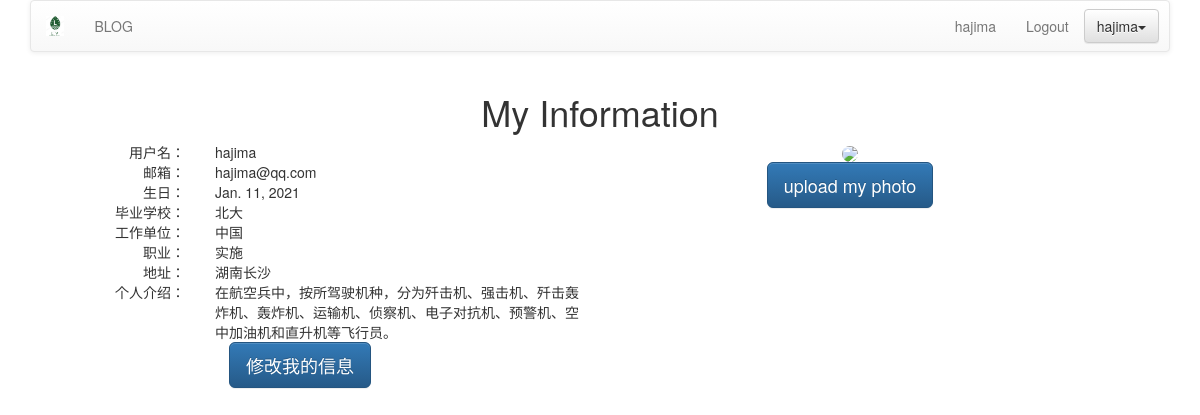
The app's page /account/my-information/ (signed in) with its own data.
### account/models.py (models this page shows, shortened)
class UserProfile(models.Model):
    user = models.OneToOneField(User, unique=True, on_delete=models.PROTECT)# 删除关联数据,引发错误ProtectedError
    birth = models.DateField(blank=True, null=True)
    phone = models.CharField(max_length=20, null=True)

class UserInfo(models.Model):
    user = models.OneToOneField(User, unique=True, on_delete=models.PROTECT)
    school = models.CharField(max_length=100, blank=True)
    company = models.CharField(max_length=100, blank=True)
    profession = models.CharField(max_length=100, blank=True)
    address = models.CharField(max_length=100, blank=True)
    aboutme = models.TextField(blank=True)
    photo = models.ImageField(blank=True)

### account/views.py (the view)
@login_required(login_url='/account/login/')
def myself(request):
    user = User.objects.get(username=request.user.username)
    userprofile = UserProfile.objects.get(user=user)
    userinfo = UserInfo.objects.get(user=user)
    return render(request, "account/myself.html", {"user": user, "userinfo": userinfo,"userprofile": userprofile})

### templates/account/myself.html (shortened to what this page needs)
{% extends "base.html" %}
{% block content %}
<div class="row text-center vertical-middle-sm">
  <h1>My Information</h1>
  <div class="row">
      <div class="col-md-6">
          <div class="row">
              <div class="col-md-4 text-right"><span>用户名：</span></div>
              <div class="col-md-8 text-left"><span>{{ user.username }}</span></div>
          </div>
          <div class="row">
              <div class="col-md-4 text-right"><span>邮箱：</span></div>
              <div class="col-md-8 text-left"><span>{{ user.email }}</span></div>
          </div>
          <div class="row">
              <div class="col-md-4 text-right"><span>生日：</span></div>
              <div class="col-md-8 text-left"><span>{{ userprofile.birth }}</span></div>
          </div>
          <div class="row">
              <div class="col-md-4 text-right"><span>毕业学校：</span></div>
              <div class="col-md-8 text-left"><span>{{ userinfo.school }}</span></div>
          </div>
          <div class="row">
              <div class="col-md-4 text-right"><span>工作单位：</span></div>
              <div class="col-md-8 text-left"><span>{{ userinfo.company }}</span></div>
          </div>
          <div class="row">
              <div class="col-md-4 text-right"><span>职业：</span></div>
              <div class="col-md-8 text-left"><span>{{ userinfo.profession }}</span></div>
          </div>
          <div class="row">
              <div class="col-md-4 text-right"><span>地址：</span></div>
              <div class="col-md-8 text-left"><span>{{ userinfo.address }}</span></div>
          </div>
          <div class="row">
              <div class="col-md-4 text-right"><span>个人介绍：</span></div>
              <div class="col-md-8 text-left"><span>{{ userinfo.aboutme }}</span></div>
          </div>
          <a href="{% url 'account:edit_my_information' %}">
              <button class="btn btn-primary btn-lg">修改我的信息</button>
          </a>
      </div>
      <div class="col-md-6">
          {% load  staticfiles %}
          <div style="margin-right: 100px">
              {% if userinfo.photo %}
              <img src="{{ userinfo.photo | striptags }}" class="img-circle" id="my_photo" name="user_face">
              {% else %}
              <img name="user_face" src="{% static 'image/estan.jpg' %}" class="img-circle" width="270px" id="my_photo">
              {% endif %}
          </div>
          <div style="margin-right: 100px">
              <button class="btn btn-primary btn-lg" id="upload_image" onclick="upload_image_layer()">
                  upload my photo
              </button>
          </div>
      </div>
  </div>
</div>
{% endblock %}

### templates/header.html (shortened to what this page needs)
{% load staticfiles %}
<div class="container">
    <nav class="navbar navbar-default" role="navigation">
        <div class="navbar-header">
            <a class="navbar-brand" href="."><img src="{% static '/static/image/logo.png' %}" height="100%"> </a>
        </div>
        <div>
            <ul class="nav navbar-nav" role="navigation">
                <li><a href="{% url 'blog:blog_title' %}">BLOG</a> </li>
            </ul>
            <ul class="nav navbar-nav navbar-right" style="margin-right: 10px">
                {% if user.is_authenticated %}
                <li><a href="#">{{ user.username }}</a> </li>
                <li><a href="{% url 'account:user_logout' %}">Logout</a> </li>
                {% else %}
                <li><a href="{% url 'account:user_login' %}">LOGIN</a> </li>
                {% endif %}
                <li>
                    <div class="dropdown" style="margin-top:8px">
                        <button class='btn btn-default dropdown-toggle' type="button" id="dropdownMenu"
                                data-toggle="dropdown">{{ user.username }}<span class="caret"></span> </button>
                    </div>
                </li>
            </ul>
        </div>
    </nav>
</div>

### records on screen
UserProfile: birth "Jan. 11, 2021"
UserInfo: school "北大", company "中国", profession "实施", address "湖南长沙", aboutme "在航空兵中，按所驾驶机种，分为歼击机、强击机、歼击轰炸机、轰炸机、运输机、侦察机、电子对抗机、预警机、空中加油机和直升机等飞行员。"

### other values on screen
{{ user.username }} "hajima"
{{ user.email }} "hajima@qq.com"
